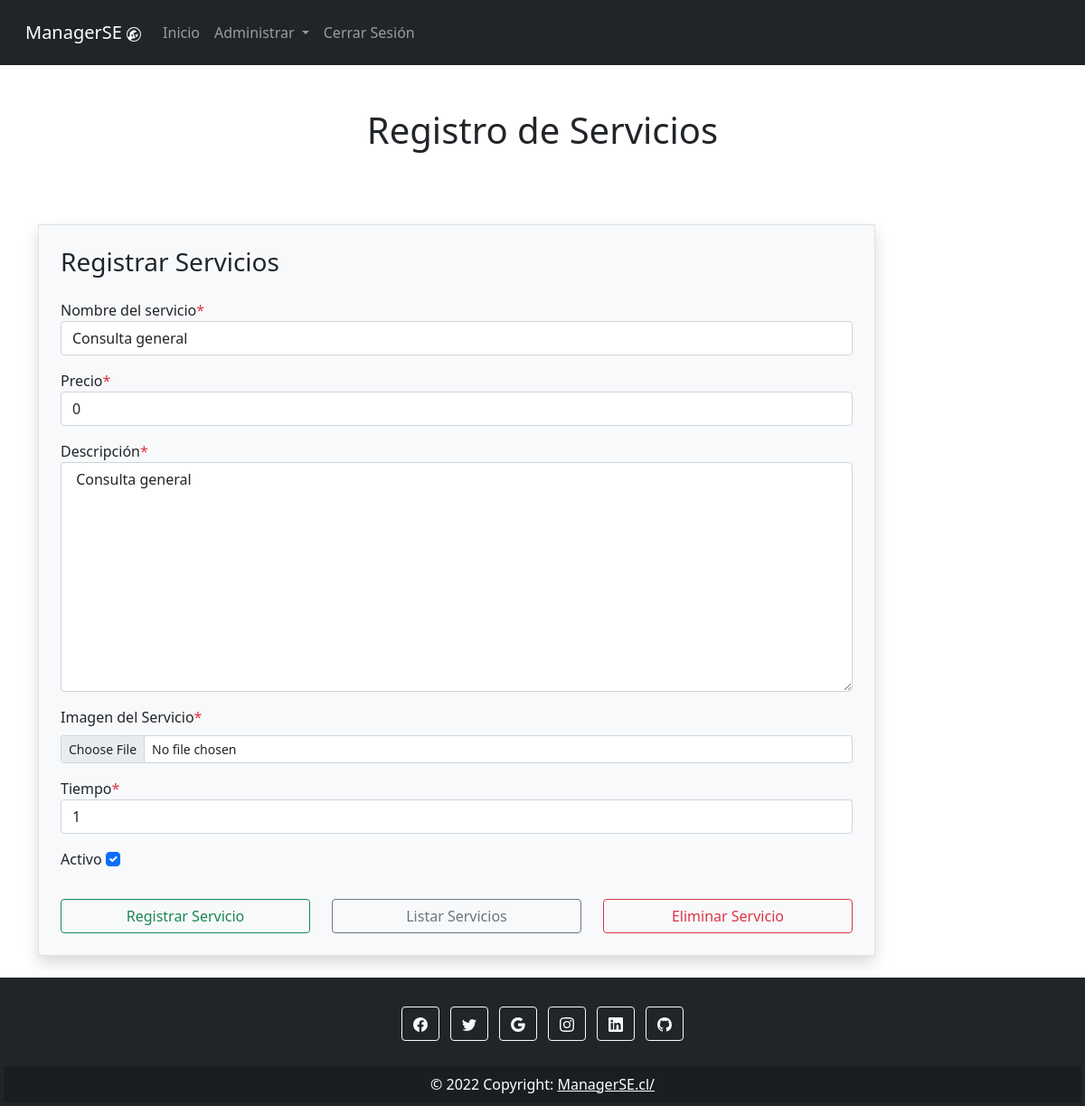
Page /crud/servicios/1/ (signed in) on the committed database.
### CRUD/models.py (models this page shows)
class Servicios(models.Model):
    nombreServicio = models.CharField(max_length = 50, unique = True)
    precioServicio = models.IntegerField()
    descripcion = models.TextField(max_length = 50)
    tiempo = models.IntegerField()
    imgServicio = models.ImageField(upload_to = "servicio", null = True)
    activo = models.BooleanField()

### CRUD/views.py (the view)
# urls.py: path('servicios/<int:id>/', views.viewReadServicios, name="servicios"),
@login_required
@staff_member_required
def viewReadServicios(request,id):
    cntx = {}
    try:
        fila = Servicios.objects.get(pk = id)
        cntx = {'fila': fila}
    except:
        cntx = {'error': 'Item no encontrado'}
    servicios = Servicios.objects.all()
    cntx["servicios"] = servicios
    return render(request, 'servicios.html', cntx)

### CRUD/templates/servicios.html (shortened to what this page needs)
{% extends "index.html" %}
{% block tituloPagina %}
    <div class="text-center mt-5">
        <h1>Registro de Servicios</h1>
    </div>
{% endblock %}
{% block contenido %}
<br>
    <div class="container">
        <div class="row">
            <div class="col-md-10 off-md-4">
                <div class="signup-form">
                    <form action="{%url 'servicios' %}" method="POST" autocomplete="off" class="mt-5 border p-4 bg-light shadow">
                        <h3 class="mb-4">Registrar Servicios</h3>
                        <div class="mb-3 col-md-12">
                            <label for="txtNombreServicio">Nombre del servicio<span class="text-danger">*</span></label>
                            <input type="text" id="txtNombreServicio" name="txtNombreServicio" placeholder="Ingrese el nombre del servicio" class="txtNombreServicio form-control" value="{{ fila.nombreServicio }}">
                        </div>
                        <div class="mb-3 col-md-12">
                            <label for="txtPrecio">Precio<span class="text-danger">*</span></label>
                            <input type="text" id="txtPrecio" name="txtPrecio" placeholder="Ingrese el precio del servicio" class="txtPrecio form-control" value="{{ fila.precioServicio }}">
                        </div>
                        <div class="mb-3 col-md-12">
                            <label for="txtDescripcion">Descripción<span class="text-danger">*</span></label>
                            <textarea name="txtDescripcion" id="txtDescripcion" class="txtPrecio form-control" placeholder="Ingrese la descripcion del servicio" rows="10" cols="50">{{fila.descripcion }}</textarea>
                        </div>
                        <div class="mb-3 col-md-12">
                            <label for="formFile" class="form-label">Imagen del Servicio<span class="text-danger">*</span></label>
                            <input class="form-control form-control-sm formFile" id="formFile" name="formFile" type="file" value="{{fila.imgServicio}}">
                          </div>
                        <div class="mb-3 col-md-12">
                            <label for="txtTiempo">Tiempo<span class="text-danger">*</span></label>
                            <input type="number" id="txtTiempo" name="txtTiempo" placeholder="Ingrese el tiempo en horas" class="txtTiempo form-control" value="{{ fila.tiempo }}">
                        </div>
                        <div class="mb-3 col-md-12">
                            <label class="form-check-label" for="chkActivo">Activo</label>
                            <input type="checkbox" name="chkActivo" id="chkActivo" class="form-check-input" value="1" {% if fila.activo %}{{ 'checked' }}{% endif %}>
                        </div>
                        <div class="row">
                          <div class="col-md-4 mt-3">
                            <input type="submit" name="btnCreate" class="btnCreate btn btn-outline-success form-control" value="Registrar Servicio">
                          </div>
                          <div class="col-md-4 mt-3">
                            <input type="submit" name="btnRead" class="btnRead btn btn-outline-secondary form-control" value="Listar Servicios">
                          </div>
                          <div class="col-md-4 mt-3">
                            <input type="submit" name="btnDelete" class="btnDelete btn btn-outline-danger form-control" value="Eliminar Servicio">
                          </div>
                        </div>
                    </form>
                </div>
            </div>
        </div>
    </div>
{% endblock %}

### rows in the picture
Servicios: txtNombreServicio "Consulta general", txtPrecio "0", txtDescripcion "Consulta general", txtTiempo "1", activo "☑"
